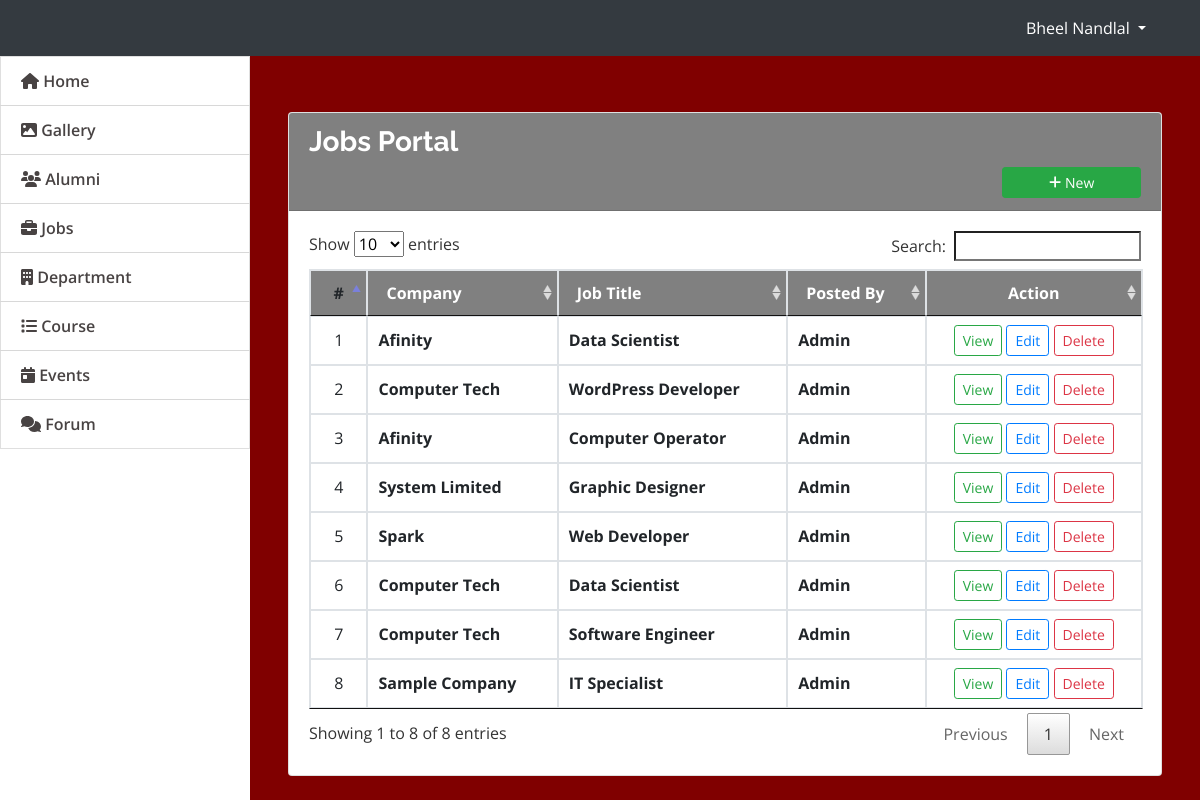
Page /admin/index.php?page=jobs (signed in) on the committed database.
### tables this page shows
CREATE TABLE `careers` (
  `id` int(30) NOT NULL,
  `company` varchar(250) NOT NULL,
  `location` text NOT NULL,
  `job_title` text NOT NULL,
  `description` text NOT NULL,
  `user_id` int(30) NOT NULL,
  `date_created` datetime NOT NULL DEFAULT current_timestamp()
);

CREATE TABLE `users` (
  `id` int(30) NOT NULL,
  `name` text NOT NULL,
  `username` varchar(200) NOT NULL,
  `password` text NOT NULL,
  `type` tinyint(1) NOT NULL DEFAULT 3 COMMENT '1=Admin,2=Alumni officer, 3= alumnus',
  `auto_generated_pass` text NOT NULL,
  `alumnus_id` int(30) NOT NULL
);

### admin/jobs.php (the view, shortened to what this page needs)
<?php include('db_connect.php');?>
<div class="container-fluid">
	<div class="col-lg-12">
		<div class="row">
			<div class="col-md-12">
				<div class="card">
					<div class="card-header">
						<h3><b>Jobs Portal</b></h3>
						<span class="">
							<button class="btn btn-success btn-block btn-sm col-sm-2 float-right" type="button" id="new_career">
					<i class="fa fa-plus"></i> New</button>
				</span>
					</div>
					<div class="card-body ">
						<table class="table table-bordered table-condensed table-hover">
							<thead>
								<tr>
									<th class="text-center">#</th>
									<th class="text-white">Company</th>
									<th class="text-white">Job Title</th>
									<th class="text-white">Posted By</th>
									<th class="text-center text-white">Action</th>
								</tr>
							</thead>
							<tbody>
								<?php
								$i = 1;
								$jobs =  $conn->query("SELECT c.*,u.name from careers c inner join users u on u.id = c.user_id order by id desc");
								while($row=$jobs->fetch_assoc()):
								?>
								<tr>
									<td class="text-center"><?php echo $i++ ?></td>
									<td class="">
										 <p><b><?php echo ucwords($row['company']) ?></b></p>
									</td>
									<td class="">
										 <p><b><?php echo ucwords($row['job_title']) ?></b></p>
									</td>
									<td class="">
										 <p><b><?php echo ucwords($row['name']) ?></b></p>
									</td>
									<td class="text-center">
										<button class="btn btn-sm btn-outline-success view_career" type="button" data-id="<?php echo $row['id'] ?>" >View</button>
										<button class="btn btn-sm btn-outline-primary edit_career" type="button" data-id="<?php echo $row['id'] ?>" >Edit</button>
										<button class="btn btn-sm btn-outline-danger delete_career" type="button" data-id="<?php echo $row['id'] ?>">Delete</button>
									</td>
								</tr>
								<?php endwhile; ?>
							</tbody>
						</table>
					</div>
				</div>
			</div>
		</div>
	</div>
</div>

### admin/assets/css/style.css (style rules this page uses)
body { font-family: "Open Sans", sans-serif; color: #444444; width: 100%; height: calc(100%); }
h1, h2, h3, h4, h5, h6 { font-family: "Raleway", sans-serif; }

### admin/index.php (style rules this page uses)
body { background: maroon; }

### admin/jobs.php (style rules this page uses)
.table-hover { background:gray; }
.card-header { background: gray; color: white; }
td { vertical-align: middle !important; }
td p { margin: unset }

### rows in the picture
careers: company "Afinity", job_title "Data Scientist", user.name "Admin"
careers: company "Computer Tech", job_title "WordPress Developer", user.name "Admin"
careers: company "Afinity", job_title "Computer Operator", user.name "Admin"
careers: company "System Limited", job_title "Graphic Designer", user.name "Admin"
careers: company "Spark", job_title "Web Developer", user.name "Admin"
careers: company "Computer Tech", job_title "Data Scientist", user.name "Admin"
careers: company "Computer Tech", job_title "Software Engineer", user.name "Admin"
careers: company "Sample Company", job_title "IT Specialist", user.name "Admin"

### other values in the picture
$_SESSION['login_name'] "Bheel Nandlal"
